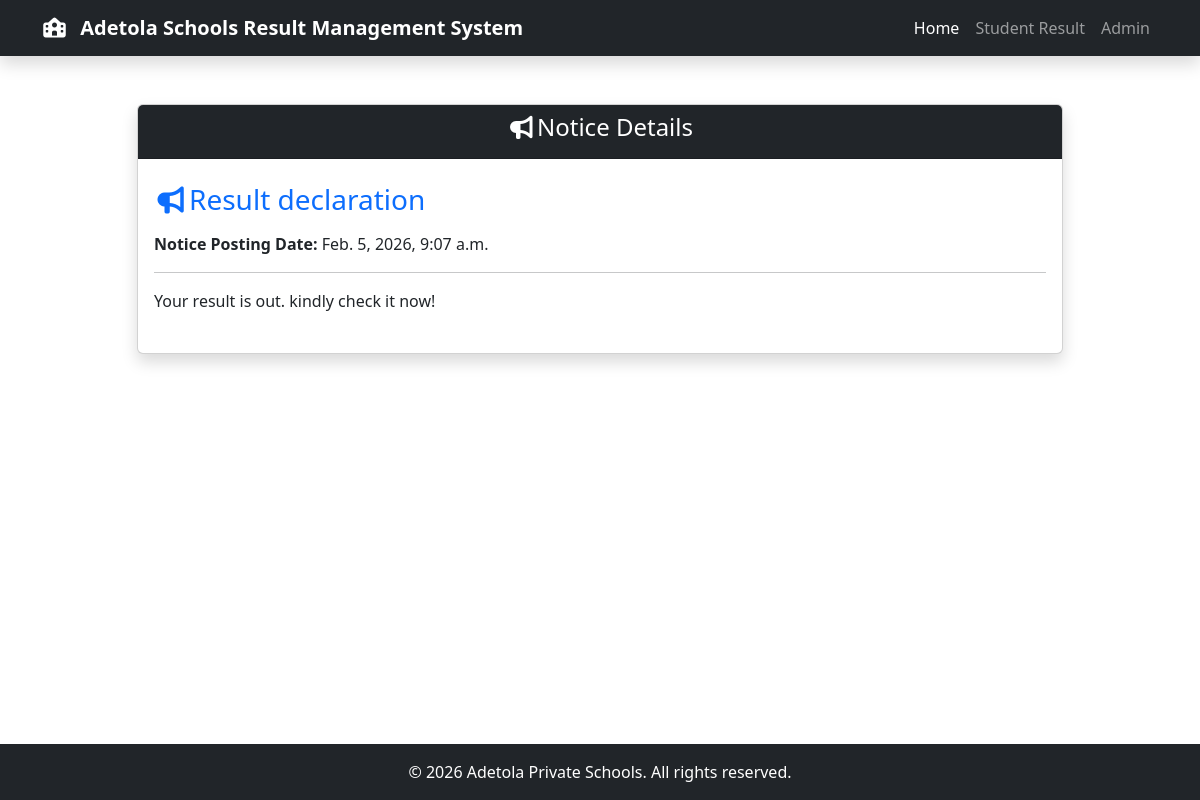
Screenshot of /notice_detail/3/ with the database file from the repository.
### resultManager/models.py (models this page shows)
class Notice(models.Model):
   title = models.CharField(max_length=200)
   details = models.TextField()
   posting_date = models.DateTimeField(auto_now_add=True)
   updation_date = models.DateTimeField(auto_now=True)

### resultManager/views.py (the view)
# urls.py: path('notice_detail/<int:notice_id>/',notice_detail, name='notice_detail'),
def notice_detail(request, notice_id):
    notice = get_object_or_404(Notice, id=notice_id)
    return render(request, 'notice_detail.html', locals())

### resultManager/templates/notice_detail.html (shortened to what this page needs)
{% extends "base.html" %} {% block content %}
<div class="container py-5" id="result-section">
  <div class="row justify-content-center">
    <div class="col-lg-10">
      <div class="card shadow">
        <div class="card-header text-center bg-dark text-white">
          <h4><i class="fas fa-bullhorn"></i>Notice Details</h4>
        </div>
        <div class="card-body py-4">
          <h3 class="mb-3 text-primary">
            <i class="fas fa-bullhorn"></i>{{notice.title}}
          </h3>
          <p><strong>Notice Posting Date:</strong> {{notice.posting_date}}</p>
          <hr />
          <p>{{notice.details}}</p>
        </div>
      </div>
    </div>
  </div>
  {% endblock %}

### rows the page displays
Notice: title "Result declaration", posting_date "Feb. 5, 2026, 9:07 a.m.", details "Your result is out. kindly check it now!"
